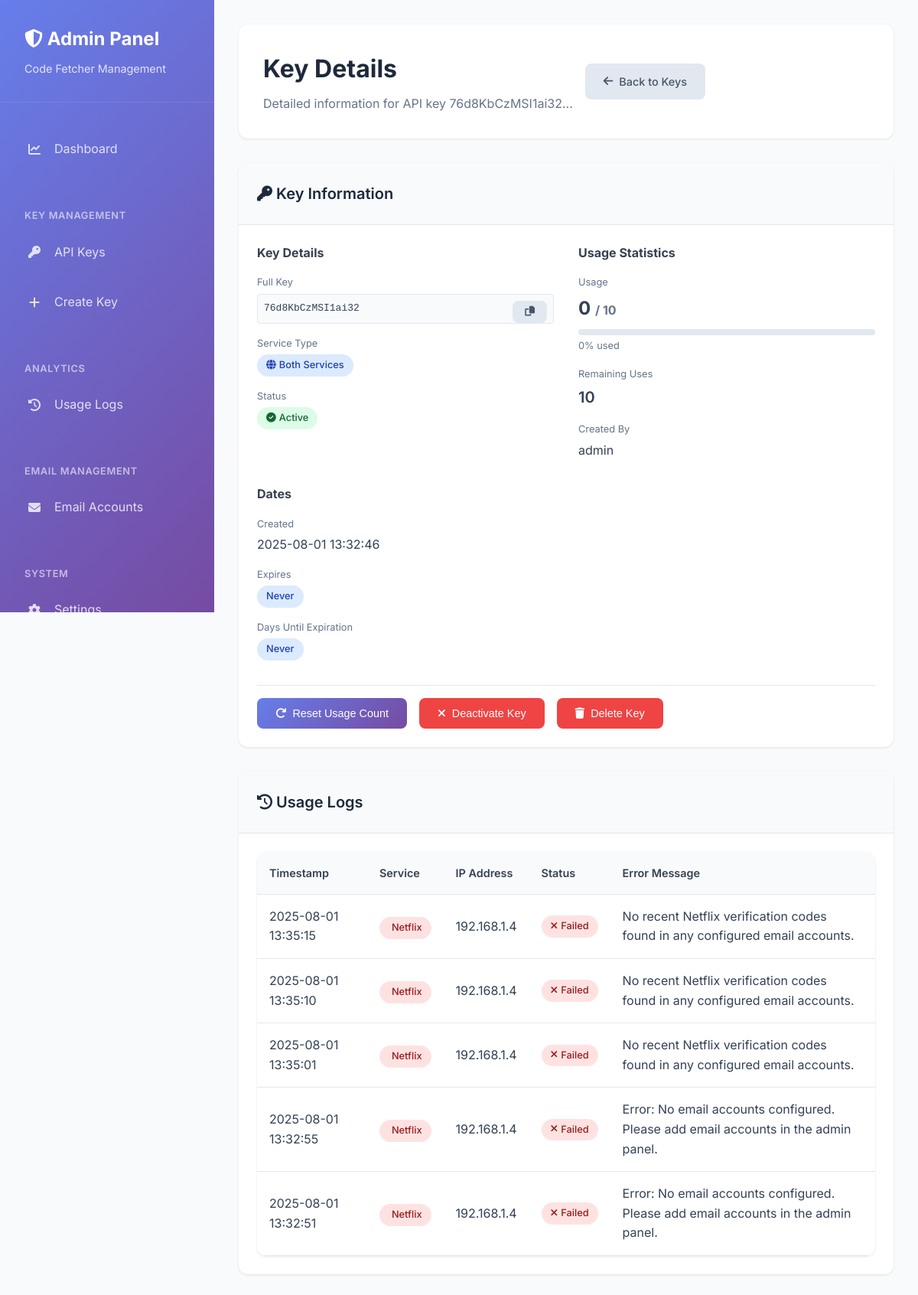
The app's page /admin/keys/13 (signed in) with its own data.
### merged_code_fetcher/database.py (models this page shows, shortened)
class ApiKey(db.Model):
    __tablename__ = 'api_keys'
    id = db.Column(db.Integer, primary_key=True)
    key = db.Column(db.String(32), unique=True, nullable=False)
    service_type = db.Column(db.String(20), nullable=False)  # 'netflix', 'chatgpt', or 'both'
    usage_limit = db.Column(db.Integer, nullable=False, default=1)
    current_usage = db.Column(db.Integer, default=0)
    created_at = db.Column(db.DateTime, default=datetime.utcnow)
    expires_at = db.Column(db.DateTime, nullable=True)
    is_active = db.Column(db.Boolean, default=True)
    created_by = db.Column(db.Integer, db.ForeignKey('admin_users.id'), nullable=False)
    usage_logs = db.relationship('UsageLog', backref='api_key', lazy=True, cascade='all, delete-orphan')
    creator = db.relationship('AdminUser', backref='created_keys')
    def get_remaining_uses(self):
        return max(0, self.usage_limit - self.current_usage)

class AdminUser(UserMixin, db.Model):
    __tablename__ = 'admin_users'
    id = db.Column(db.Integer, primary_key=True)
    username = db.Column(db.String(80), unique=True, nullable=False)
    password_hash = db.Column(db.String(120), nullable=False)
    created_at = db.Column(db.DateTime, default=datetime.utcnow)
    is_active = db.Column(db.Boolean, default=True)

class UsageLog(db.Model):
    __tablename__ = 'usage_logs'
    id = db.Column(db.Integer, primary_key=True)
    key_id = db.Column(db.Integer, db.ForeignKey('api_keys.id'), nullable=False)
    service_used = db.Column(db.String(20), nullable=False)  # 'netflix' or 'chatgpt'
    timestamp = db.Column(db.DateTime, default=datetime.utcnow)
    ip_address = db.Column(db.String(45), nullable=True)  # IPv6 can be up to 45 chars
    success = db.Column(db.Boolean, default=True)
    error_message = db.Column(db.Text, nullable=True)

### merged_code_fetcher/admin.py (the view)
@admin_bp.route('/keys/<int:key_id>')
@login_required
def key_details(key_id):
    key = ApiKey.query.get_or_404(key_id)
    page = request.args.get('page', 1, type=int)
    logs = UsageLog.query.filter_by(key_id=key_id).order_by(
        desc(UsageLog.timestamp)
    ).paginate(page=page, per_page=50, error_out=False)
    return render_template('admin/key_details.html', key=key, logs=logs)

### merged_code_fetcher/templates/admin/key_details.html (shortened to what this page needs)
{% extends "admin/base.html" %}
{% block content %}
<div class="content-header">
    <div>
        <h1 class="page-title">Key Details</h1>
        <p class="page-subtitle">Detailed information for API key {{ key.key[:16] }}...</p>
    </div>
    <div class="header-actions">
        <a href="{{ url_for('admin.keys') }}" class="btn btn-secondary">
            <i class="fas fa-arrow-left"></i>
            Back to Keys
        </a>
    </div>
</div>
<div class="card" style="margin-bottom: 2rem;">
    <div class="card-header">
        <h3 class="card-title">
            <i class="fas fa-key"></i>
            Key Information
        </h3>
    </div>
    <div class="card-body">
        <div style="display: grid; grid-template-columns: repeat(auto-fit, minmax(300px, 1fr)); gap: 2rem;">
            <div>
                <h4 style="margin-bottom: 1rem; color: #374151;">Key Details</h4>
                <div style="display: flex; flex-direction: column; gap: 1rem;">
                    <div>
                        <div style="font-size: 0.8rem; color: #64748b; margin-bottom: 0.25rem;">Full Key</div>
                        <div style="font-family: monospace; background: #f8fafc; padding: 0.5rem; border-radius: 4px; border: 1px solid #e2e8f0; word-break: break-all;">
                            {{ key.key }}
                            <button class="btn btn-sm btn-secondary" style="float: right;" onclick="copyKey('{{ key.key }}')">
                                <i class="fas fa-copy"></i>
                            </button>
                        </div>
                    </div>
                    <div>
                        <div style="font-size: 0.8rem; color: #64748b; margin-bottom: 0.25rem;">Service Type</div>
                        <div>
                            {% if key.service_type == 'netflix' %}
                                <span class="badge badge-danger">
                                    <i class="fab fa-netflix"></i>
                                    Netflix Only
                                </span>
                            {% elif key.service_type == 'chatgpt' %}
                                <span class="badge badge-success">
                                    <i class="fas fa-robot"></i>
                                    ChatGPT Only
                                </span>
                            {% else %}
                                <span class="badge badge-info">
                                    <i class="fas fa-globe"></i>
                                    Both Services
                                </span>
                            {% endif %}
                        </div>
                    </div>
                    <div>
                        <div style="font-size: 0.8rem; color: #64748b; margin-bottom: 0.25rem;">Status</div>
                        <div>
                            {% if key.is_active %}
                                <span class="badge badge-success">
                                    <i class="fas fa-check-circle"></i>
                                    Active
                                </span>
                            {% else %}
                                <span class="badge badge-danger">
                                    <i class="fas fa-times-circle"></i>
                                    Inactive
                                </span>
                            {% endif %}
                        </div>
                    </div>
                </div>
            </div>
            <div>
                <h4 style="margin-bottom: 1rem; color: #374151;">Usage Statistics</h4>
                <div style="display: flex; flex-direction: column; gap: 1rem;">
                    <div>
                        <div style="font-size: 0.8rem; color: #64748b; margin-bottom: 0.25rem;">Usage</div>
                        <div style="font-size: 1.5rem; font-weight: 700;">
                            {{ key.current_usage }} <span style="font-size: 1rem; color: #64748b;">/ {{ key.usage_limit }}</span>
                        </div>
                        {% set usage_percentage = (key.current_usage / key.usage_limit * 100) | int if key.usage_limit > 0 else 0 %}
                        <div style="height: 8px; background: #e2e8f0; border-radius: 4px; overflow: hidden; margin-top: 0.5rem;">
                        </div>
                        <div style="font-size: 0.8rem; color: #64748b; margin-top: 0.25rem;">
                            {{ usage_percentage }}% used
                        </div>
                    </div>
                    <div>
                        <div style="font-size: 0.8rem; color: #64748b; margin-bottom: 0.25rem;">Remaining Uses</div>
                        <div style="font-size: 1.25rem; font-weight: 600;">
                            {{ key.get_remaining_uses() }}
                        </div>
                    </div>
                    <div>
                        <div style="font-size: 0.8rem; color: #64748b; margin-bottom: 0.25rem;">Created By</div>
                        <div>{{ key.creator.username if key.creator else 'Unknown' }}</div>
                    </div>
                </div>
            </div>
            <div>
                <h4 style="margin-bottom: 1rem; color: #374151;">Dates</h4>
                <div style="display: flex; flex-direction: column; gap: 1rem;">
                    <div>
                        <div style="font-size: 0.8rem; color: #64748b; margin-bottom: 0.25rem;">Created</div>
                        <div>{{ key.created_at.strftime('%Y-%m-%d %H:%M:%S') }}</div>
                    </div>
                    <div>
                        <div style="font-size: 0.8rem; color: #64748b; margin-bottom: 0.25rem;">Expires</div>
                        <div>
                            {% if key.expires_at %}
                                {{ key.expires_at.strftime('%Y-%m-%d %H:%M:%S') }}
                                {% if key.expires_at <= now() %}
                                    <span class="badge badge-warning" style="margin-left: 0.5rem;">Expired</span>
                                {% endif %}
                            {% else %}
                                <span class="badge badge-info">Never</span>
                            {% endif %}
                        </div>
                    </div>
                    <div>
                        <div style="font-size: 0.8rem; color: #64748b; margin-bottom: 0.25rem;">Days Until Expiration</div>
                        <div>
                            {% if key.expires_at %}
                                {% set days_left = ((key.expires_at - now()).days) | int %}
                                <span class="{% if days_left < 0 %}text-danger{% elif days_left < 7 %}text-warning{% else %}text-success{% endif %}">
                                    {{ days_left }} days
                                </span>
                            {% else %}
                                <span class="badge badge-info">Never</span>
                            {% endif %}
                        </div>
                    </div>
                </div>
            </div>
        </div>
        <div style="display: flex; gap: 1rem; margin-top: 2rem; padding-top: 1rem; border-top: 1px solid #e2e8f0;">
            <button class="btn btn-primary" onclick="resetUsage({{ key.id }})">
                <i class="fas fa-redo"></i>
                Reset Usage Count
            </button>
            <button class="btn {% if key.is_active %}btn-danger{% else %}btn-success{% endif %}" onclick="toggleKey({{ key.id }})">
                <i class="fas fa-{% if key.is_active %}times{% else %}check{% endif %}"></i>
                {% if key.is_active %}Deactivate{% else %}Activate{% endif %} Key
            </button>
            <button class="btn btn-danger" onclick="deleteKey({{ key.id }})">
                <i class="fas fa-trash"></i>
                Delete Key
            </button>
        </div>
    </div>
</div>
<div class="card">
    <div class="card-header">
        <h3 class="card-title">
            <i class="fas fa-history"></i>
            Usage Logs
        </h3>
    </div>
    <div class="card-body">
        {% if logs.items %}
        <div class="table-container">
            <table class="table">
                <thead>
                    <tr>
                        <th>Timestamp</th>
                        <th>Service</th>
                        <th>IP Address</th>
                        <th>Status</th>
                        <th>Error Message</th>
                    </tr>
                </thead>
                <tbody>
                    {% for log in logs.items %}
                    <tr>
                        <td>{{ log.timestamp.strftime('%Y-%m-%d %H:%M:%S') }}</td>
                        <td>
                            {% if log.service_used == 'netflix' %}
                                <span class="badge badge-danger">
                                    Netflix
                                </span>
                            {% elif log.service_used == 'chatgpt' %}
                                <span class="badge badge-success">
                                    <i class="fas fa-robot"></i>
                                    ChatGPT
                                </span>
                            {% endif %}
                        </td>
                        <td>{{ log.ip_address or 'N/A' }}</td>
                        <td>
                            {% if log.success %}
                                <span class="badge badge-success">
                                    <i class="fas fa-check"></i>
                                    Success
                                </span>
                            {% else %}
                                <span class="badge badge-danger">
                                    <i class="fas fa-times"></i>
                                    Failed
                                </span>
                            {% endif %}
                        </td>
                        <td>{{ log.error_message or 'N/A' }}</td>
                    </tr>
                    {% endfor %}
                </tbody>
            </table>
        </div>
        {% else %}
        <div style="text-align: center; padding: 2rem; color: #64748b;">
            <i class="fas fa-inbox" style="font-size: 3rem; margin-bottom: 1rem; opacity: 0.5;"></i>
            <p>No usage logs found for this key</p>
        </div>
        {% endif %}
    </div>
</div>
{% endblock %}

### merged_code_fetcher/templates/admin/base.html (shortened to what this page needs)
<!DOCTYPE html>
<html lang="en">
<head>
    <link rel="stylesheet" href="https://cdnjs.cloudflare.com/ajax/libs/font-awesome/6.4.0/css/all.min.css">
</head>
<body>
    <div class="admin-layout">
        <nav class="sidebar" id="sidebar">
            <div class="sidebar-header">
                <h2 class="sidebar-title">
                    <i class="fas fa-shield-alt"></i>
                    Admin Panel
                </h2>
                <p class="sidebar-subtitle">Code Fetcher Management</p>
            </div>
            <ul class="sidebar-nav">
                <li class="nav-item">
                    <a href="{{ url_for('admin.dashboard') }}" class="nav-link {% if request.endpoint == 'admin.dashboard' %}active{% endif %}">
                        <i class="fas fa-chart-line"></i>
                        Dashboard
                    </a>
                </li>
                <div class="nav-section">Key Management</div>
                <li class="nav-item">
                    <a href="{{ url_for('admin.keys') }}" class="nav-link {% if request.endpoint == 'admin.keys' %}active{% endif %}">
                        <i class="fas fa-key"></i>
                        API Keys
                    </a>
                </li>
                <li class="nav-item">
                    <a href="{{ url_for('admin.create_key') }}" class="nav-link {% if request.endpoint == 'admin.create_key' %}active{% endif %}">
                        <i class="fas fa-plus"></i>
                        Create Key
                    </a>
                </li>
                <div class="nav-section">Analytics</div>
                <li class="nav-item">
                    <a href="{{ url_for('admin.usage_logs') }}" class="nav-link {% if request.endpoint == 'admin.usage_logs' %}active{% endif %}">
                        <i class="fas fa-history"></i>
                        Usage Logs
                    </a>
                </li>
                <div class="nav-section">Email Management</div>
                <li class="nav-item">
                    <a href="{{ url_for('admin.email_accounts') }}" class="nav-link {% if request.endpoint == 'admin.email_accounts' %}active{% endif %}">
                        <i class="fas fa-envelope"></i>
                        Email Accounts
                    </a>
                </li>
                <div class="nav-section">System</div>
                <li class="nav-item">
                    <a href="{{ url_for('admin.settings') }}" class="nav-link {% if request.endpoint == 'admin.settings' %}active{% endif %}">
                        <i class="fas fa-cog"></i>
                        Settings
                    </a>
                </li>
            </ul>
        </nav>
        <main class="main-content">
            {% block content %}{% endblock %}
        </main>
    </div>
</body>
</html>

### records on screen
ApiKey: key "76d8KbCzMSI1ai32", current_usage "0", usage_limit "10", get_remaining_uses "10", created_at "2025-08-01 13:32:46"
AdminUser: creator "admin"
UsageLog: timestamp "2025-08-01 13:35:15", service_used "Netflix", ip_address "192.168.1.4", success False (drawn), error_message "No recent Netflix verification codes found in any configured email accounts."
UsageLog: timestamp "2025-08-01 13:35:10", service_used "Netflix", ip_address "192.168.1.4", success False (drawn), error_message "No recent Netflix verification codes found in any configured email accounts."
UsageLog: timestamp "2025-08-01 13:35:01", service_used "Netflix", ip_address "192.168.1.4", success False (drawn), error_message "No recent Netflix verification codes found in any configured email accounts."
UsageLog: timestamp "2025-08-01 13:32:55", service_used "Netflix", ip_address "192.168.1.4", success False (drawn), error_message "Error: No email accounts configured. Please add email accounts in the admin panel."
UsageLog: timestamp "2025-08-01 13:32:51", service_used "Netflix", ip_address "192.168.1.4", success False (drawn), error_message "Error: No email accounts configured. Please add email accounts in the admin panel."

### other values on screen
{{ usage_percentage }} "0"
